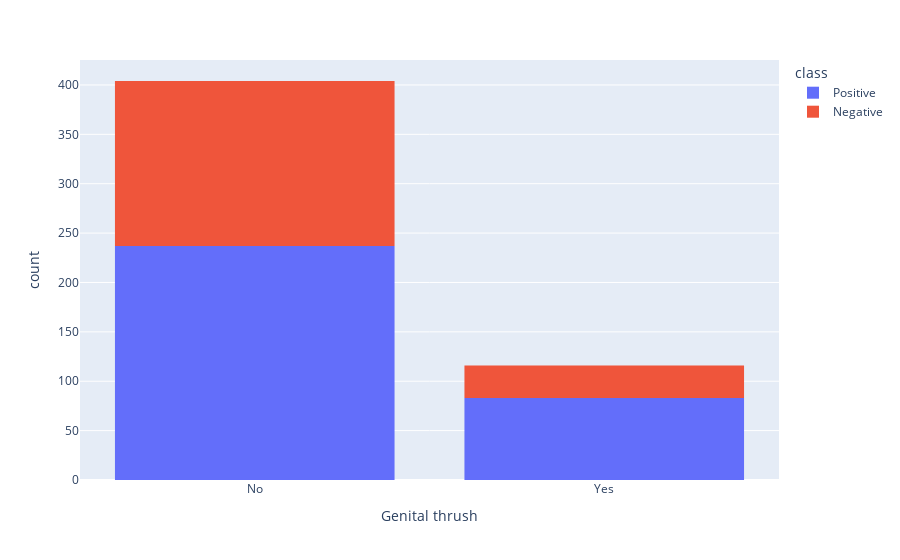

Write notebook code for a chart like this one.
### Code cell
plt.figure(figsize=(5, 3))
tm = sns.light_palette("red", as_cmap=True)
sns.heatmap(pd.crosstab(Diabetes['Polyphagia'], Diabetes['class'], normalize='columns') * 100, cmap=tm, annot=True, fmt=".2f")
plt.title("Polyphagia vs Class Heatmap")
plt.close()

gntlthrsh = px.histogram(Diabetes, x = 'Genital thrush',color='class')
gntlthrsh.show()

### Figure 1 — Plotly figure (JSON) as saved in the notebook; plotly's stock layout.template omitted (floating-point values rounded to 4 significant figures; data arrays with more than 128 entries replaced by an {"elided": "..."} marker saying what was removed)
{"data": [{"bingroup": "x", "hovertemplate": "class=Positive<br>Genital thrush=%{x}<br>count=%{y}<extra></extra>", "legendgroup": "Positive", "marker": {"color": "#636efa", "pattern": {"shape": ""}}, "name": "Positive", "orientation": "v", "showlegend": true, "type": "histogram", "x": {"elided": "320 str values"}, "xaxis": "x", "yaxis": "y"}, {"bingroup": "x", "hovertemplate": "class=Negative<br>Genital thrush=%{x}<br>count=%{y}<extra></extra>", "legendgroup": "Negative", "marker": {"color": "#EF553B", "pattern": {"shape": ""}}, "name": "Negative", "orientation": "v", "showlegend": true, "type": "histogram", "x": {"elided": "200 str values"}, "xaxis": "x", "yaxis": "y"}], "layout": {"barmode": "relative", "legend": {"title": {"text": "class"}, "tracegroupgap": 0}, "margin": {"t": 60}, "xaxis": {"anchor": "y", "domain": [0, 1], "title": {"text": "Genital thrush"}}, "yaxis": {"anchor": "x", "domain": [0, 1], "title": {"text": "count"}}}}
